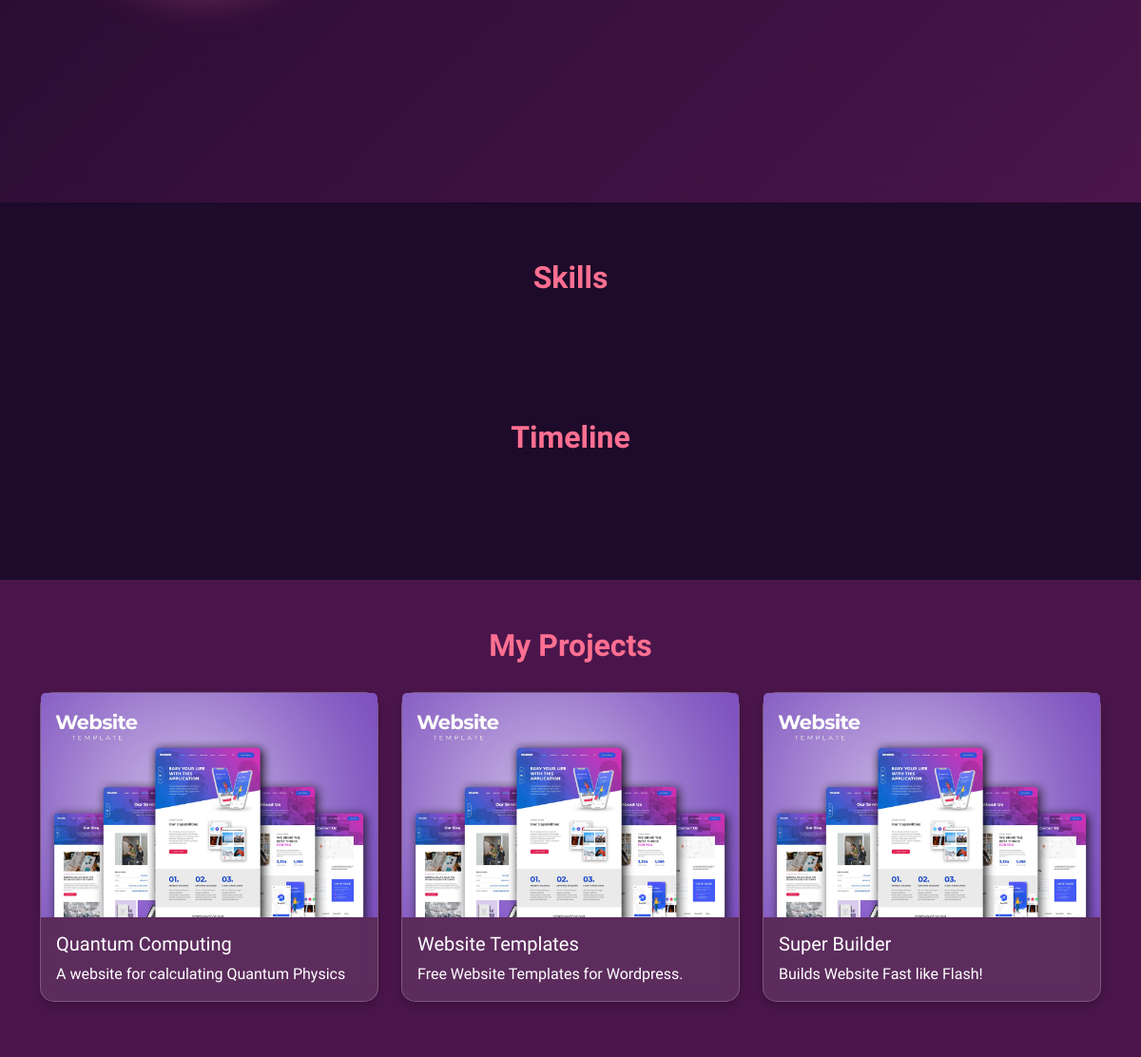
Before: / (middle part) with the older database file.
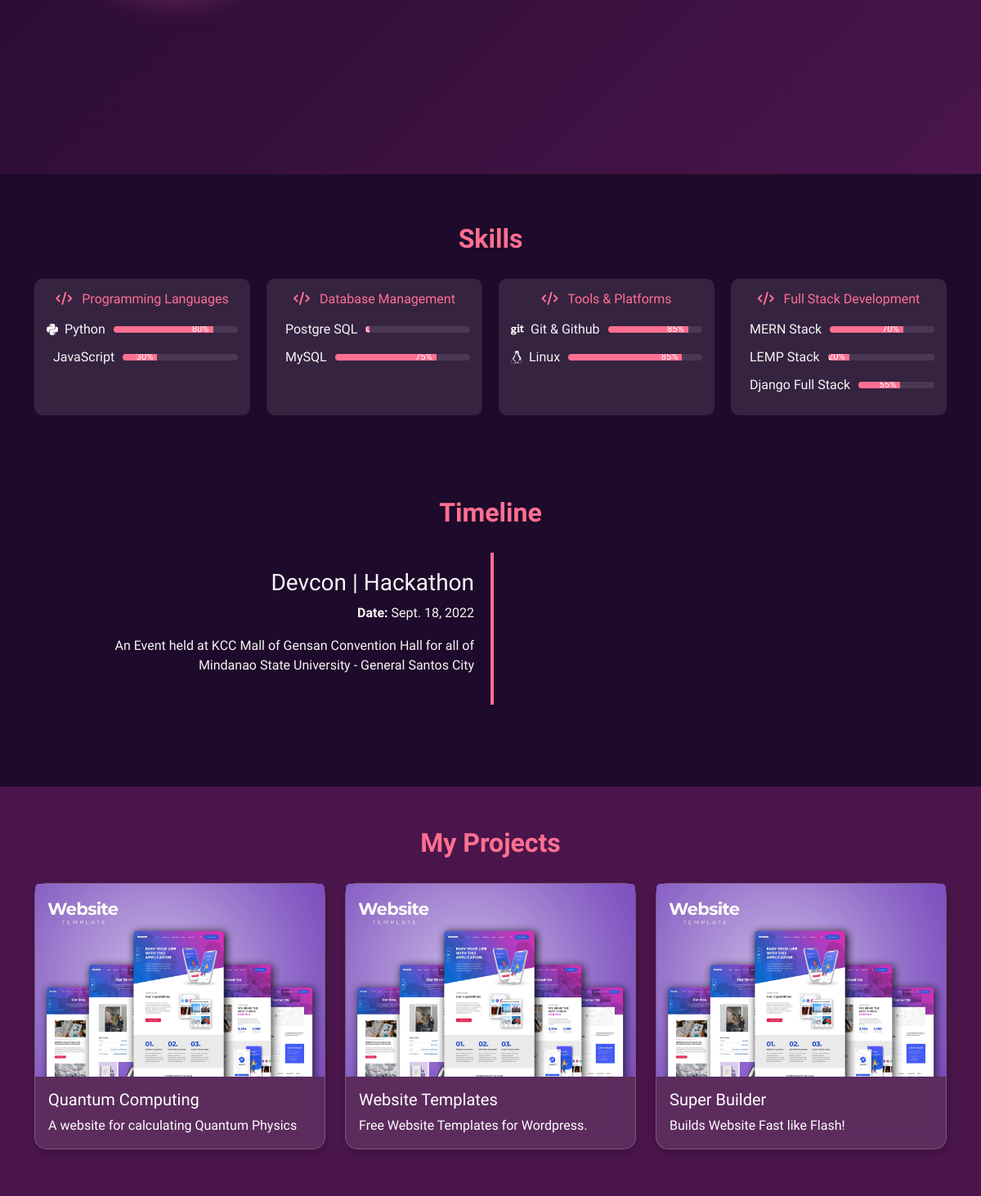
After: the same page with the newer database file.
### portfolio/models.py (models this page shows, shortened)
class Project(models.Model):
    title = models.CharField(max_length=100)
    description = models.TextField()
    image = models.ImageField(upload_to='portfolio/images/')
    url = models.URLField(blank=True)
    github_url = models.URLField(blank=True)

class SkillCategory(models.Model):
    name = models.CharField(max_length=100)
    def __str__(self):
        return self.name

class Skill(models.Model):
    category = models.ForeignKey(SkillCategory, on_delete=models.CASCADE, related_name='skills')
    name = models.CharField(max_length=100)
    proficiency = models.PositiveIntegerField()
    def __str__(self):
        return f"{self.name} ({self.proficiency}%)"

class Timeline(models.Model):
    EVENT_TYPES = [
        ('achievement', 'Achievement'),
        ('milestone', 'Milestone'),
        ('education', 'Education'),
        ('experience', 'Experience'),
    ]
    title = models.CharField(max_length=100)
    date = models.DateField()
    description = models.TextField()
    event_type = models.CharField(max_length=20, choices=EVENT_TYPES, default='achievement')
    def __str__(self):
        return f"{self.title} ({self.event_type})"

### portfolio/views.py (the view)
# urls.py: 2. Add a URL to urlpatterns:  path('', views.home, name='home')
def home(request):
    skill_categories = SkillCategory.objects.prefetch_related('skills').all()
    timeline_events = Timeline.objects.all().order_by('-date')
    projects = Project.objects.all()
    print("Skill Categories:", skill_categories)
    for category in skill_categories:
        print(f"Category: {category.name}, Skills: {category.skills.all()}")
    print("Timeline Events:", timeline_events)
    context = {
        'skill_categories': skill_categories,
        'timeline_events': timeline_events,
        'projects': projects,
    }
    return render(request, 'portfolio/home.html', context)

### portfolio/templates/portfolio/home.html (shortened to what this page needs)
{% extends 'portfolio/base.html' %} {% load static %} {% block content %}
<section id="home">
  <div id="particles-js"></div>
</section>
{% include 'portfolio/about.html' %}
{% include 'portfolio/projects.html' %}
{% include 'portfolio/contact.html' %} {% endblock %}

### portfolio/templates/portfolio/base.html (shortened to what this page needs)
{% load static %}
<!DOCTYPE html>
<html lang="en">
  <head>
    <link
      href="https://cdn.jsdelivr.net/npm/bootstrap@5.3.0/dist/css/bootstrap.min.css"
      rel="stylesheet"
    />
    <link
      href="https://cdnjs.cloudflare.com/ajax/libs/font-awesome/6.0.0-beta3/css/all.min.css"
      rel="stylesheet"
    />
    <link
      href="https://cdnjs.cloudflare.com/ajax/libs/aos/2.3.4/aos.css"
      rel="stylesheet"
    />
    <link rel="stylesheet" href="{% static 'portfolio/css/base.css' %}" />
  </head>
  <body>
    {% block content %}{% endblock %}
  </body>
</html>

### portfolio/templates/portfolio/about.html
<section id="about">
  {% include '../includes/skills.html' %}
  {% include '../includes/timeline.html' %}
</section>

### portfolio/templates/includes/skills.html
<section id="skills">
  <div class="container" data-aos="fade-up">
    <h2>Skills</h2>
    <div class="skills-grid">
      {% for category in skill_categories %}
      <div class="skill-category">
        <h3><i class="fas fa-code me-2"></i> {{ category.name }}</h3>
        {% for skill in category.skills.all %}
        <div class="skill-item">
          <i class="fab fa-{{ skill.name|lower }} me-2"></i> {{ skill.name }}
          <div class="progress">
            <div class="progress-bar" style="width: {{ skill.proficiency }}%;">
              {{ skill.proficiency }}%
            </div>
          </div>
        </div>
        {% endfor %}
      </div>
      {% endfor %}
    </div>
  </div>
</section>

### portfolio/templates/includes/timeline.html (shortened to what this page needs)
<section id="timeline">
  <div class="container" data-aos="fade-up">
    <h2>Timeline</h2>
    <div class="timeline">
      {% for event in timeline_events %}
      <div class="timeline-item">
        <h3>{{ event.title }}</h3>
        <p class="date"><strong>Date:</strong> {{ event.date }}</p>
        <p>{{ event.description }}</p>
      </div>
      {% endfor %}
    </div>
  </div>
</section>

### portfolio/templates/portfolio/projects.html
<section id="projects">
  <div class="container" data-aos="fade-up">
    <h2>My Projects</h2>
    <div class="row">
      {% for project in projects %}
      <div class="col-md-4 mb-4">
        <div class="card">
          <img
            src="{{ project.image.url }}"
            class="card-img-top"
            alt="{{ project.title }}"
          />
          <div class="card-body">
            <h5 class="card-title">{{ project.title }}</h5>
            <p class="card-text">{{ project.description }}</p>
          </div>
        </div>
      </div>
      {% endfor %}
    </div>
  </div>
</section>

### portfolio/static/portfolio/css/base.css (style rules this page uses)
html { scroll-behavior: smooth; }
body { font-family: "Century Schoolbook", serif; background-color: #0a0a0a; color: #f5f5f5; }
section { padding-top: 50px; padding-bottom: 50px; }
#home { background: linear-gradient( 135deg, #1e0a2a, #4a154b ); min-height: 100vh; display: flex; align-items: center; }
#about { background: #1e0a2a; }
#projects { background: #4a154b; }
h2 { color: #ff6f91; margin-bottom: 30px; font-weight: bold; text-align: center; }
#particles-js { position: absolute; top: 0; left: 0; width: 100%; height: 100%; z-index: 0; }
.timeline { position: relative; max-width: 1000px; margin: 0 auto; }
.timeline::before { content: ""; position: absolute; top: 0px; left: 50%; width: 4px; height: 100%; background: #ff6f91; }
.timeline-item { padding: 20px; position: relative; width: 50%; }
.timeline-item:nth-child(odd) { left: 0; text-align: right; }
.skills-grid { display: grid; grid-template-columns: repeat(auto-fit, minmax(200px, 1fr)); gap: 20px; margin-top: 20px; }
.skill-category { background: rgba(255, 255, 255, 0.1); padding: 15px; border-radius: 10px; }
.skill-category h3 { font-size: 1rem; margin-bottom: 15px; color: #ff6f91; text-align: center; }
.skill-item { display: flex; align-items: center; margin-bottom: 10px; }
.skill-item i { font-size: 1rem; margin-right: 10px; color: #fff; }
.skill-item .progress { flex-grow: 1; height: 8px; background: rgba(255, 255, 255, 0.1); border-radius: 10px; overflow: hidden; margin-left: 10px; }
.skill-item .progress-bar { background: #ff6f91; font-size: 0.7rem; text-align: right; padding-right: 5px; line-height: 8px; }
#skills { padding-top: 10px; }
.card { background: rgba(255, 255, 255, 0.1); backdrop-filter: blur(10px); border-radius: 15px; border: 1px solid rgba(255, 255, 255, 0.2); box-shadow: 0 4px 10px rgba(0, 0, 0, 0.2); transition: transform 0.3s ease-in-out, box-shadow 0.3s ease-in-out; }
.card-title, .card-text { color: #fff; }

Changed rows visible on the page:
added SkillCategory: name "Programming Languages"
added Skill: name "Python", proficiency "80", shown under "Programming Languages"
added Skill: name "JavaScript", proficiency "30", shown under "Programming Languages"
added SkillCategory: name "Database Management"
added Skill: name "Postgre SQL", proficiency "0", shown under "Database Management"
added Skill: name "MySQL", proficiency "75", shown under "Database Management"
added SkillCategory: name "Tools & Platforms"
added Skill: name "Git & Github", proficiency "85", shown under "Tools & Platforms"
added Skill: name "Linux", proficiency "85", shown under "Tools & Platforms"
added SkillCategory: name "Full Stack Development"
added Skill: name "MERN Stack", proficiency "70", shown under "Full Stack Development"
added Skill: name "LEMP Stack", proficiency "20", shown under "Full Stack Development"
added Skill: name "Django Full Stack", proficiency "55", shown under "Full Stack Development"
added Timeline: title "Devcon | Hackathon", date "Sept. 18, 2022", description "An Event held at KCC Mall of Gensan Convention Hall for all of Mindanao State University - General Santos City"
